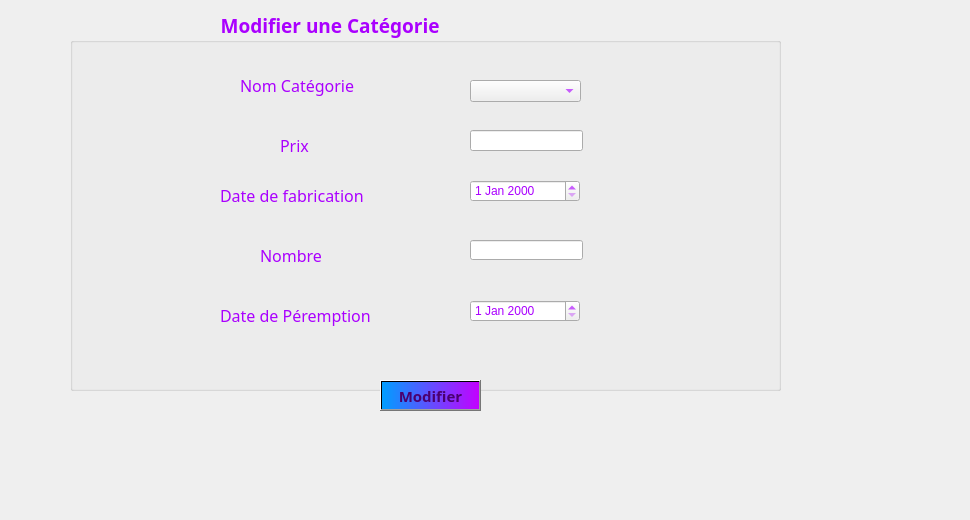
     <widget class="QWidget" name="tab_categorie_10">
      <attribute name="title">
       <string>Modifier</string>
      </attribute>
      <widget class="QLabel" name="label_categorie_42">
       <property name="geometry">
        <rect>
         <x>-20</x>
         <y>-10</y>
         <width>961</width>
         <height>511</height>
        </rect>
       </property>
       <property name="text">
        <string/>
       </property>
       <property name="pixmap">
        <pixmap>../../../../../../Downloads/155296947_507314950275690_225535330781415924_n.jpg</pixmap>
       </property>
      </widget>
      <widget class="QGroupBox" name="groupBox_categorie_5">
       <property name="geometry">
        <rect>
         <x>70</x>
         <y>10</y>
         <width>711</width>
         <height>381</height>
        </rect>
       </property>
       <property name="font">
        <font>
         <family>Lucida Calligraphy</family>
         <pointsize>14</pointsize>
         <weight>75</weight>
         <bold>true</bold>
        </font>
       </property>
       <property name="styleSheet">
        <string notr="true">color: rgb(170, 0, 255);
border-color: rgb(170, 0, 255);</string>
       </property>
       <property name="title">
        <string>                              Modifier une Catégorie</string>
       </property>
       <widget class="QLabel" name="label_categorie_41">
        <property name="geometry">
         <rect>
          <x>150</x>
          <y>170</y>
          <width>171</width>
          <height>31</height>
         </rect>
        </property>
        <property name="font">
         <font>
          <family>Lucida Calligraphy</family>
          <pointsize>12</pointsize>
         </font>
        </property>
        <property name="text">
         <string>Date de fabrication</string>
        </property>
       </widget>
       <widget class="QLabel" name="label_categorie_47">
        <property name="geometry">
         <rect>
          <x>170</x>
          <y>60</y>
          <width>171</width>
          <height>31</height>
         </rect>
        </property>
        <property name="font">
         <font>
          <family>Lucida Calligraphy</family>
          <pointsize>12</pointsize>
         </font>
        </property>
        <property name="text">
         <string>Nom Catégorie</string>
        </property>
       </widget>
       <widget class="QDateEdit" name="dateEdit_categorie_2">
        <property name="geometry">
         <rect>
          <x>400</x>
          <y>170</y>
          <width>110</width>
          <height>22</height>
         </rect>
        </property>
       </widget>
       <widget class="QLineEdit" name="lineEdit_categorie_5">
        <property name="geometry">
         <rect>
          <x>400</x>
          <y>120</y>
          <width>113</width>
          <height>21</height>
         </rect>
        </property>
       </widget>
       <widget class="QLabel" name="label_categorie_48">
        <property name="geometry">
         <rect>
          <x>210</x>
          <y>120</y>
          <width>171</width>
          <height>31</height>
         </rect>
        </property>
        <property name="font">
         <font>
          <family>Lucida Calligraphy</family>
          <pointsize>12</pointsize>
         </font>
        </property>
        <property name="text">
         <string>Prix</string>
        </property>
       </widget>
       <widget class="QComboBox" name="comboBox_categorie_modifi">
        <property name="geometry">
         <rect>
          <x>400</x>
          <y>70</y>
          <width>111</width>
          <height>22</height>
         </rect>
        </property>
       </widget>
       <widget class="QLabel" name="label_categorie_37">
        <property name="geometry">
         <rect>
          <x>190</x>
          <y>230</y>
          <width>171</width>
          <height>31</height>
         </rect>
        </property>
        <property name="font">
         <font>
          <family>Lucida Calligraphy</family>
          <pointsize>12</pointsize>
         </font>
        </property>
        <property name="text">
         <string>Nombre</string>
        </property>
       </widget>
       <widget class="QLineEdit" name="lineEdit_categorie_15">
        <property name="geometry">
         <rect>
          <x>400</x>
          <y>230</y>
          <width>113</width>
          <height>20</height>
         </rect>
        </property>
       </widget>
       <widget class="QLabel" name="label_categorie_30">
        <property name="geometry">
         <rect>
          <x>150</x>
          <y>290</y>
          <width>191</width>
          <height>31</height>
         </rect>
        </property>
        <property name="font">
         <font>
          <family>Lucida Calligraphy</family>
          <pointsize>12</pointsize>
         </font>
        </property>
        <property name="text">
         <string>Date de Péremption</string>
        </property>
       </widget>
       <widget class="QDateEdit" name="dateEdit_categorie_9">
        <property name="geometry">
         <rect>
          <x>400</x>
          <y>290</y>
          <width>110</width>
          <height>22</height>
         </rect>
        </property>
       </widget>
      </widget>
      <widget class="QPushButton" name="pushButton_categorie_7">
       <property name="geometry">
        <rect>
         <x>380</x>
         <y>380</y>
         <width>101</width>
         <height>31</height>
        </rect>
       </property>
       <property name="font">
        <font>
         <family>Lucida Calligraphy</family>
         <pointsize>11</pointsize>
         <weight>75</weight>
         <bold>true</bold>
        </font>
       </property>
       <property name="styleSheet">
        <string notr="true">background-color: qlineargradient(spread:pad, x1:0, y1:0, x2:1, y2:0, stop:0 rgba(0, 158, 255, 255), stop:1 rgba(195, 0, 255, 255));
color: rgb(74, 0, 111);</string>
       </property>
       <property name="text">
        <string>Modifier</string>
       </property>
      </widget>
     </widget>
